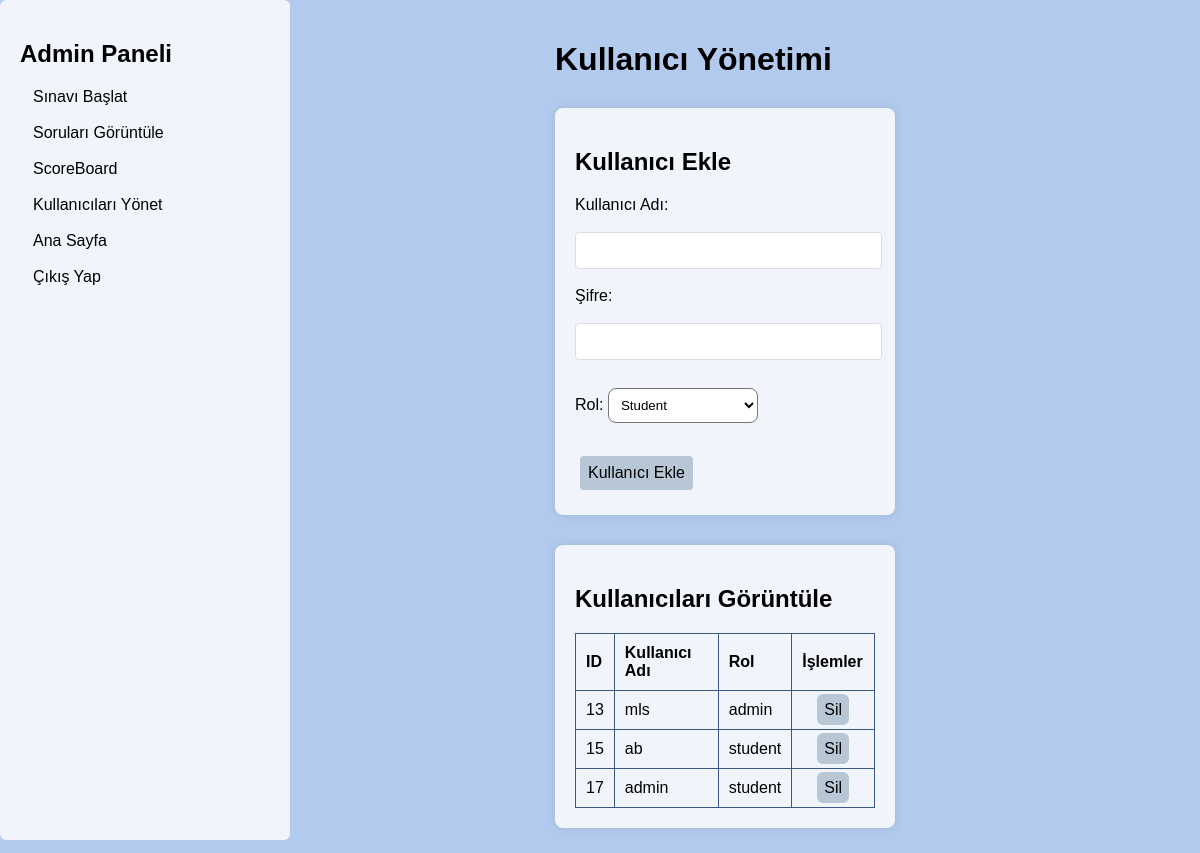
The page /edit_users.php (signed in) on the database its author committed.
### tables this page shows
CREATE TABLE users (
    id INTEGER PRIMARY KEY AUTOINCREMENT,
    username TEXT NOT NULL UNIQUE,
    password TEXT NOT NULL,
    role TEXT NOT NULL CHECK (role IN ('admin', 'student'))
);

### edit_users.php (the view, shortened to what this page needs)
<?php
include('db_connection.php');
$stmt = $db->query("SELECT * FROM users");
$users = $stmt->fetchAll(PDO::FETCH_ASSOC);
?>
<!DOCTYPE html>
<html lang="en">
<head>
</head>
<body>
    <div class="sidebar">
        <h2>Admin Paneli</h2>
        <a href="index.php" class="button">Sınavı Başlat</a><br><br>
        <a href="view_questions.php" class="button">Soruları Görüntüle</a><br><br>
        <a href="scoreboard.php" class="button">ScoreBoard</a><br><br>
        <a href="edit_users.php" class="button">Kullanıcıları Yönet</a><br><br>
        <a href="admin_dashboard.php" class="button">Ana Sayfa</a><br><br>
        <a href="index.php" class="button">Çıkış Yap</a>
    </div>
    <div class="content">
        <h1>Kullanıcı Yönetimi</h1>
        <div class="add_user_container">
            <h2>Kullanıcı Ekle</h2>
            <form action="edit_users.php" method="POST">
                <label for="username">Kullanıcı Adı:</label><br><br>
                <input type="text" id="username" name="username" required><br><br>
                <label for="password">Şifre:</label><br><br>
                <input type="password" id="password" name="password" required><br><br>
                <label for="role">Rol:</label>
                <select class="rol" name="role" id="role" required>
                    <option value="student">Student</option>
                </select><br><br>
                <button type="submit" name="add_user" class="add-button">Kullanıcı Ekle</button>
            </form>
        </div>
        <div class="user-table">
            <h2>Kullanıcıları Görüntüle</h2>
            <table>
                <thead>
                    <tr>
                        <th>ID</th>
                        <th>Kullanıcı Adı</th>
                        <th>Rol</th>
                        <th>İşlemler</th>
                    </tr>
                </thead>
                <tbody>
                    <?php foreach ($users as $user): ?>
                        <tr>
                            <td><?php echo htmlspecialchars($user['id']); ?></td>
                            <td><?php echo htmlspecialchars($user['username']); ?></td>
                            <td><?php echo htmlspecialchars($user['role']); ?></td>
                            <td>
                                <a href="edit_users.php?delete_user=<?php echo $user['id']; ?>" class="dlt-button">Sil</a>
                            </td>
                        </tr>
                    <?php endforeach; ?>
                </tbody>
            </table>
        </div>
    </div>
</body>
</html>

### edit_users.php (style rules this page uses)
body { font-family: Arial, sans-serif; background-color: #B2CAEE; justify-content: center; display: flex; align-items: center; min height: 100vh; margin: 0; padding: 0; background-image: url("images/yavuzlar_logo1.png"); background-position: top right; background-repeat: no-repeat; background-size: 350px; }
.sidebar { width: 250px; background-color: #F1F4FB; color: #000; height: 100vh; position: fixed; top: 0; left: 0; padding: 20px; border-radius: 6px; }
.content { margin-left: 250px; padding: 20px; color: #000; text-align: left; }
.add_user_container { display: block; color: #000; margin-bottom: 5px; background: #F1F4FB; padding: 20px; border-radius: 8px; box-shadow: 0 0 10px rgba(0, 0, 0, 0.1); max-width: 300px; width: 100%; }
input[type="text"], input[type="password"] { width: 95%; padding: 10px; margin-bottom: 0px; border: 1px solid #ddd; border-radius: 4px; }
.user-table { display: block; color: #000; margin-bottom: 5px; background: #F1F4FB; padding: 20px; border-radius: 8px; box-shadow: 0 0 10px rgba(0, 0, 0, 0.1); max-width: 300px; width: 100%; }
.rol { width: 50%; max-width: 300px; margin: 10px auto; background: #fff; padding: 8px; border-radius: 8px; }
a { color: #fff; text-decoration: none; }
h2 { color: #000; }
.button { background-color: #F1F4FB; color: #000; border: none; margin: 5px; padding: 8px; border-radius: 4px; text-decoration: none; font-size: 16px; }
.add-button { background-color: #B7C7D6; color: #000; border: none; margin: 5px; padding: 8px; border-radius: 4px; text-decoration: none; font-size: 16px; }
.dlt-button { background-color: #B7C7D6; color: #000; border: none; margin: 15px; padding: 7px; border-radius: 6px; }
table { width: 100%; border-collapse: collapse; margin-top: 20px; }
table, th, td { border: 1px solid #3A5985; border-radius: 3px; }
th, td { padding: 10px; text-align: left; color: #000; }
th, td { background-color: #F1F4FB; }
.add_user_container, .user-table { margin-top: 30px; }

### rows shown on the page
users: id "13", username "mls", role "admin"
users: id "15", username "ab", role "student"
users: id "17", username "admin", role "student"
